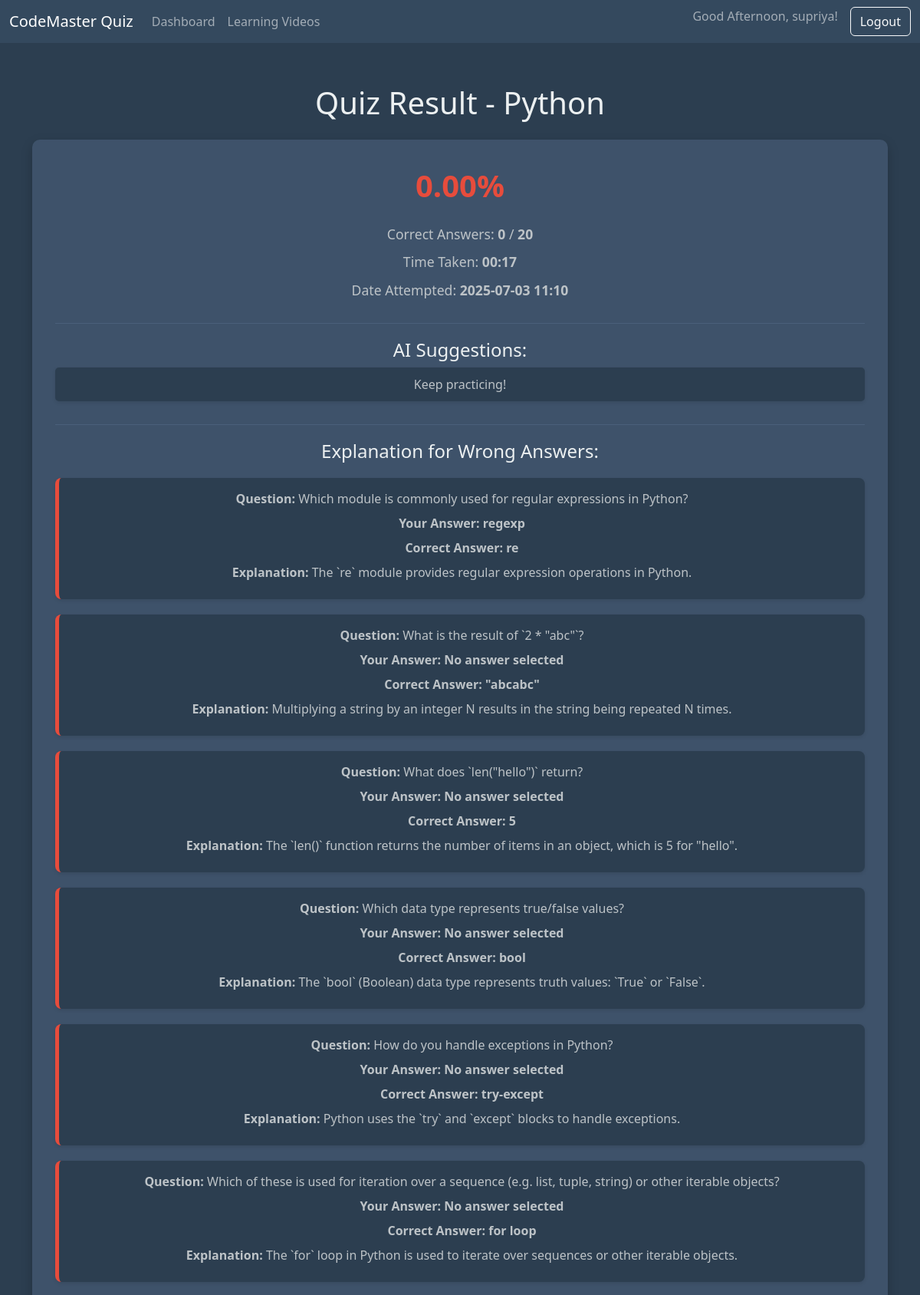
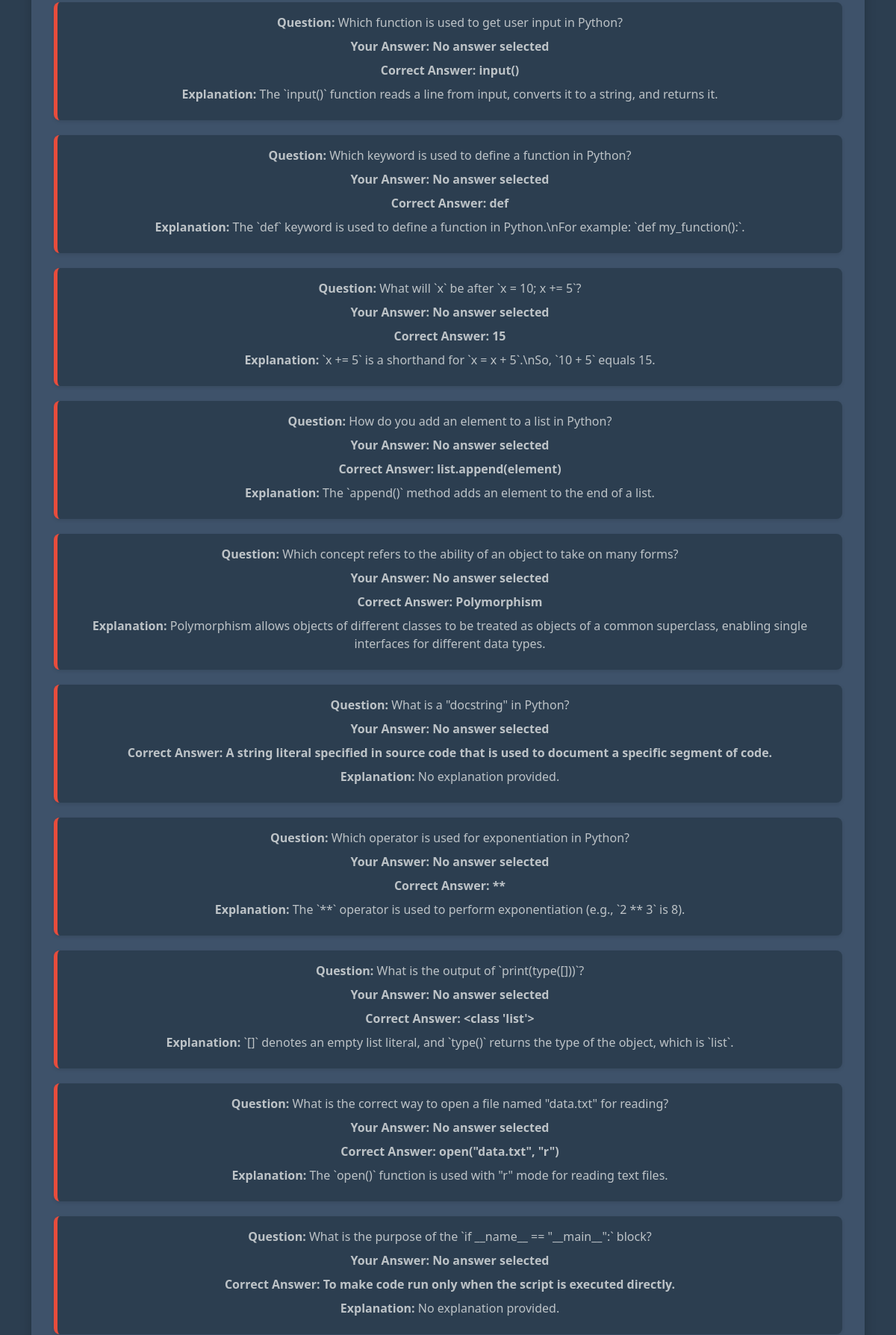
Screenshot of /result/10 (signed in, upper part) with the database file from the repository (2 pictures, top to bottom).
### app.py (models this page shows, shortened)
class User(UserMixin, db.Model):
    id = db.Column(db.Integer, primary_key=True)
    username = db.Column(db.String(80), unique=True, nullable=False)
    password_hash = db.Column(db.String(120), nullable=False)
    quiz_attempts = db.relationship('QuizAttempt', backref='user', lazy=True) # One-to-many relationship

class QuizAttempt(db.Model):
    id = db.Column(db.Integer, primary_key=True)
    user_id = db.Column(db.Integer, db.ForeignKey('user.id'), nullable=False)
    quiz_language = db.Column(db.String(50), nullable=False)
    score = db.Column(db.Float, nullable=False)
    total_questions = db.Column(db.Integer, nullable=False)
    correct_answers = db.Column(db.Integer, nullable=False)
    time_taken_seconds = db.Column(db.Integer)
    date_attempted = db.Column(db.DateTime, nullable=False, default=datetime.utcnow)
    wrong_answers_details = db.Column(db.Text) # JSON string of list of dicts

### app.py (the view)
@app.route('/result/<int:attempt_id>')
@login_required
def result(attempt_id):
    attempt = db.session.get(QuizAttempt, attempt_id)
    if not attempt or attempt.user_id != current_user.id:
        flash('Attempt not found or you do not have permission to view it.', 'danger')
        return redirect(url_for('dashboard'))
    wrong_answers = json.loads(attempt.wrong_answers_details) if attempt.wrong_answers_details else []
    suggestions = ["Review these topics to improve.", "Practice similar questions."]
    if attempt.score >= 80:
        suggestions = ["Great performance!"]
    elif attempt.score >= 50:
        suggestions = ["Good progress!"]
    else:
        suggestions = ["Keep practicing!"]
    return render_template('result.html', attempt=attempt, wrong_answers=wrong_answers, suggestions=suggestions)

### app.py (called while the page is built)
@login_manager.user_loader
def load_user(user_id):
    return db.session.get(User, int(user_id))

@app.before_request
def create_tables():
    db.create_all()

### templates/result.html (shortened to what this page needs)
<!DOCTYPE html>
<html lang="en">
<head>
    <link href="https://cdn.jsdelivr.net/npm/bootstrap@5.3.3/dist/css/bootstrap.min.css" rel="stylesheet">
    <link rel="stylesheet" href="https://cdnjs.cloudflare.com/ajax/libs/font-awesome/6.0.0-beta3/css/all.min.css">
</head>
<body>
    <nav class="navbar navbar-expand-lg navbar-dark bg-dark">
        <div class="container-fluid">
            <a class="navbar-brand" href="{{ url_for('dashboard') }}">CodeMaster Quiz</a>
            <div class="collapse navbar-collapse" id="navbarNav">
                <ul class="navbar-nav me-auto mb-2 mb-lg-0">
                    <li class="nav-item">
                        <a class="nav-link" href="{{ url_for('dashboard') }}">Dashboard</a>
                    </li>
                    <li class="nav-item">
                        <a class="nav-link" href="{{ url_for('videos') }}">Learning Videos</a>
                    </li>
                </ul>
                <ul class="navbar-nav ms-auto">
                    <li class="nav-item">
                        <span class="navbar-text me-3">
                            Good Afternoon, {{ current_user.username }}!
                        </span>
                    </li>
                    <li class="nav-item">
                        <a class="btn btn-outline-light" href="{{ url_for('logout') }}">Logout</a>
                    </li>
                </ul>
            </div>
        </div>
    </nav>
    <div class="container mt-4">
        <h1 class="text-center mb-4">Quiz Result - {{ attempt.quiz_language|capitalize }}</h1>
        <div class="result-container text-center">
            <p class="score-display {% if attempt.score < 50 %}fail{% endif %}">
                {{ "%.2f"|format(attempt.score) }}%
            </p>
            <div class="summary">
                <p>Correct Answers: <strong>{{ attempt.correct_answers }}</strong> / <strong>{{ attempt.total_questions }}</strong></p>
                <p>Time Taken: <strong>
                    {% if attempt.time_taken_seconds %}
                        {{ "%02d:%02d"|format(attempt.time_taken_seconds // 60, attempt.time_taken_seconds % 60) }}
                    {% else %}
                        N/A
                    {% endif %}
                </strong></p>
                <p>Date Attempted: <strong>{{ attempt.date_attempted.strftime('%Y-%m-%d %H:%M') }}</strong></p>
            </div>
            <div class="suggestions-section">
                <h4>AI Suggestions:</h4>
                {% if suggestions %}
                    <ul>
                        {% for suggestion in suggestions %}
                            <li>{{ suggestion }}</li>
                        {% endfor %}
                    </ul>
                {% else %}
                    <p>No specific suggestions at this time.</p>
                {% endif %}
            </div>
            <div class="wrong-answers-section">
                <h4>Explanation for Wrong Answers:</h4>
                {% if wrong_answers %}
                    {% for detail in wrong_answers %}
                        <div class="wrong-answer-detail">
                            <p><strong>Question:</strong> {{ detail.question }}</p>
                            <p class="user-info"><strong>Your Answer:</strong> {{ detail.user_answer or 'No answer selected' }}</p>
                            <p class="correct-info"><strong>Correct Answer:</strong> {{ detail.correct_answer }}</p>
                            <p><strong>Explanation:</strong> {{ detail.explanation }}</p>
                        </div>
                    {% endfor %}
                {% else %}
                    <p>Great job! No wrong answers to explain.</p>
                {% endif %}
            </div>
        </div>
    </div>
</body>
</html>

### templates/result.html (style rules this page uses)
body { background-color: #2c3e50; color: #ecf0f1; font-family: 'Segoe UI', Tahoma, Geneva, Verdana, sans-serif; }
.navbar { background-color: #34495e !important; }
.container { padding-top: 30px; padding-bottom: 30px; }
h1, h2, h3, h4, h5, h6 { color: #ecf0f1; }
.result-container { background-color: #3e526a; border-radius: 10px; box-shadow: 0 6px 15px rgba(0, 0, 0, 0.2); padding: 30px; margin-bottom: 30px; }
.score-display { font-size: 2.5em; font-weight: bold; color: #2ecc71; margin-bottom: 20px; }
.score-display.fail { color: #e74c3c; }
.summary p { font-size: 1.1em; margin-bottom: 10px; color: #bdc3c7; }
.wrong-answers-section { margin-top: 30px; border-top: 1px solid #4a607a; padding-top: 20px; }
.wrong-answer-detail { border-left: 5px solid #e74c3c; padding-left: 15px; margin-top: 20px; background-color: #2c3e50; padding: 15px; border-radius: 8px; box-shadow: 0 2px 5px rgba(0, 0, 0, 0.1); }
.wrong-answer-detail p { margin-bottom: 8px; color: #bdc3c7; }
.correct-info { color: #2ecc71; font-weight: bold; }
.user-info { color: #f39c12; font-weight: bold; }
.suggestions-section { margin-top: 30px; border-top: 1px solid #4a607a; padding-top: 20px; }
.suggestions-section ul { list-style: none; padding-left: 0; }
.suggestions-section ul li { background-color: #2c3e50; padding: 10px 15px; border-radius: 5px; margin-bottom: 8px; color: #bdc3c7; box-shadow: 0 2px 5px rgba(0, 0, 0, 0.1); }

### rows the page displays
User: username "supriya"
QuizAttempt: quiz_language "Python", score "0.00", correct_answers "0", total_questions "20", time_taken_seconds "00:17", date_attempted "2025-07-03 11:10"

### other values shown
{{ suggestion }} "Keep practicing!"
{{ detail.question }} "Which module is commonly used for regular expressions in Python?" "What is the result of `2 * \"abc\"`?" "What does `len(\"hello\")` return?" "Which data type represents true/false values?" "How do you handle exceptions in Python?" "Which of these is used for iteration over a sequence (e.g. list, tuple, string) or other iterable objects?" "Which function is used to get user input in Python?" "Which keyword is used to define a function in Python?" "What will `x` be after `x = 10; x += 5`?" "How do you add an element to a list in Python?" "Which concept refers to the ability of an object to take on many forms?" "What is a \"docstring\" in Python?" "Which operator is used for exponentiation in Python?" "What is the output of `print(type([]))`?" "What is the correct way to open a file named \"data.txt\" for reading?" "What is the purpose of the `if __name__ == \"__main__\":` block?"
{{ detail.user_answer or 'No answer selected' }} "regexp" "No answer selected" "No answer selected" "No answer selected" "No answer selected" "No answer selected" "No answer selected" "No answer selected" "No answer selected" "No answer selected" "No answer selected" "No answer selected" "No answer selected" "No answer selected" "No answer selected" "No answer selected"
{{ detail.correct_answer }} "re" "\"abcabc\"" "5" "bool" "try-except" "for loop" "input()" "def" "15" "list.append(element)" "Polymorphism" "A string literal specified in source code that is used to document a specific segment of code." "**" "<class 'list'>" "open(\"data.txt\", \"r\")" "To make code run only when the script is executed directly."
{{ detail.explanation }} "The `re` module provides regular expression operations in Python." "Multiplying a string by an integer N results in the string being repeated N times." "The `len()` function returns the number of items in an object, which is 5 for \"hello\"." "The `bool` (Boolean) data type represents truth values: `True` or `False`." "Python uses the `try` and `except` blocks to handle exceptions." "The `for` loop in Python is used to iterate over sequences or other iterable objects." "The `input()` function reads a line from input, converts it to a string, and returns it." "The `def` keyword is used to define a function in Python.\\nFor example: `def my_function():`." "`x += 5` is a shorthand for `x = x + 5`.\\nSo, `10 + 5` equals 15." "The `append()` method adds an element to the end of a list." "Polymorphism allows objects of different classes to be treated as objects of a common superclass, enabling single interfaces for different data types." "No explanation provided." "The `**` operator is used to perform exponentiation (e.g., `2 ** 3` is 8)." "`[]` denotes an empty list literal, and `type()` returns the type of the object, which is `list`." "The `open()` function is used with \"r\" mode for reading text files." "No explanation provided."
